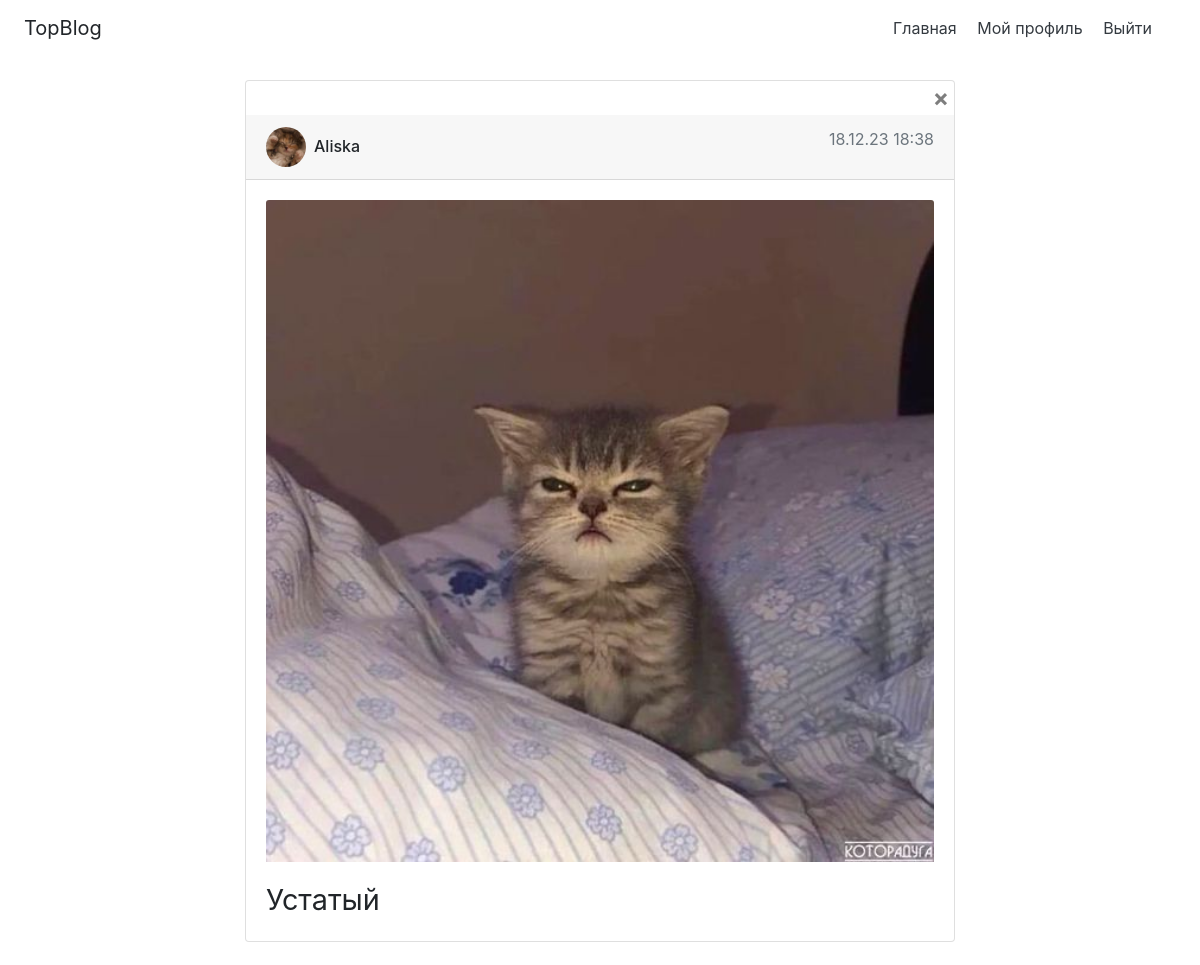
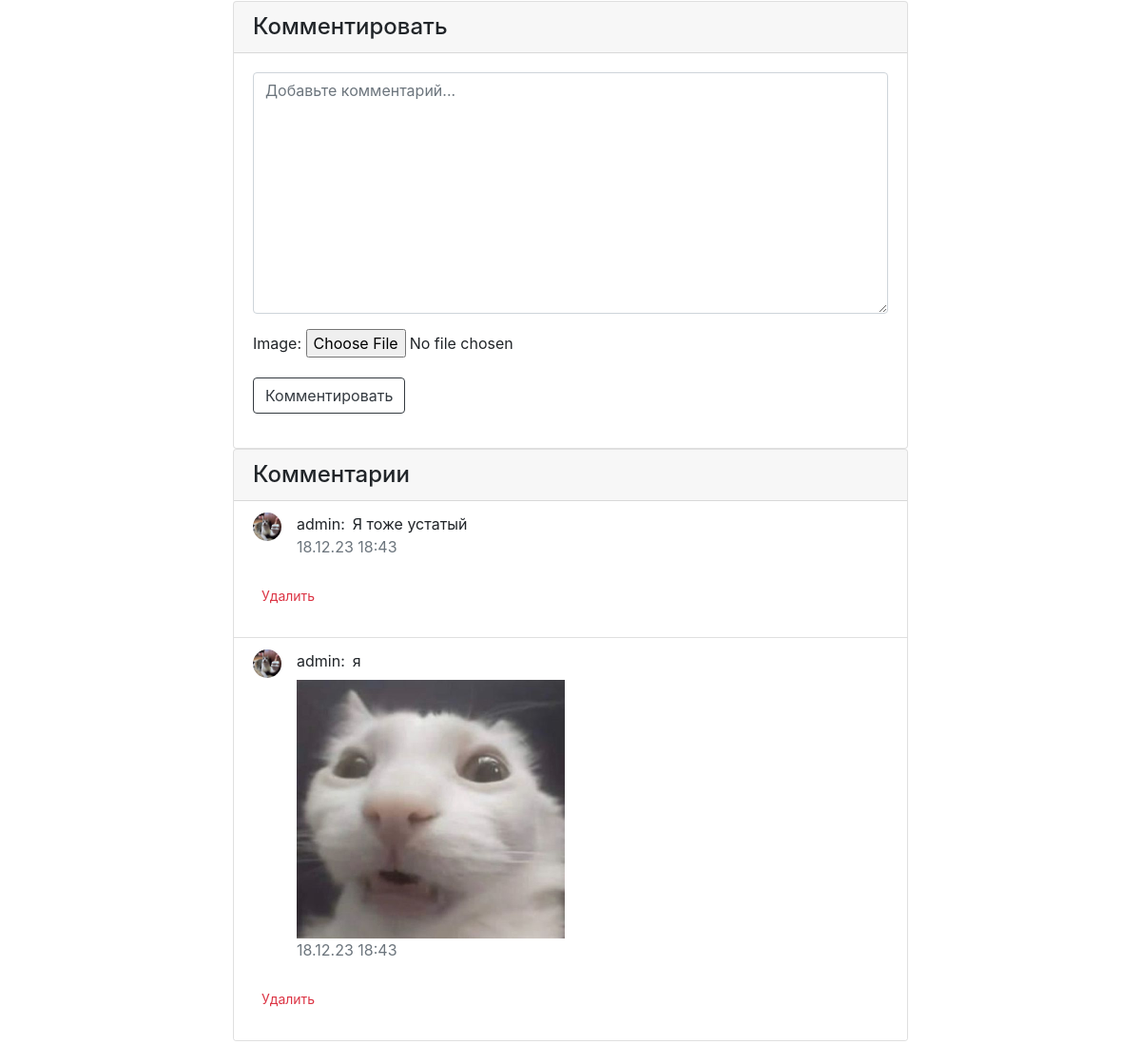
The app's page /post/52/ (signed in) with its own data (2 pictures, top to bottom).
### main/models.py (models this page shows, shortened)
class Post(models.Model):
    user = models.ForeignKey(CustomUser, on_delete=models.CASCADE)
    text = models.TextField()
    image = models.ImageField(upload_to='post_images/', blank=True, null=True)
    created_at = models.DateTimeField(auto_now_add=True)

class CustomUser(AbstractUser):
    first_name = models.CharField(max_length=30, blank=True, null=True)
    last_name = models.CharField(max_length=30, blank=True, null=True)
    age = models.IntegerField(blank=True, null=True)
    avatar = models.ImageField(upload_to='avatars/', default=get_default_avatar)
    class Meta(AbstractUser.Meta):
        pass

class Comment(models.Model):
    post = models.ForeignKey(Post, on_delete=models.CASCADE)
    user = models.ForeignKey(CustomUser, on_delete=models.CASCADE)
    content = models.TextField()
    image = models.ImageField(upload_to='comment_images/', blank=True, null=True)
    created_at = models.DateTimeField(default=timezone.now)

### main/views.py (the view)
# urls.py: path('post/<int:post_id>/', post_detail, name='post_detail'),
def post_detail(request, post_id):
    post = get_object_or_404(Post, id=post_id)
    comments = Comment.objects.filter(post=post).order_by('created_at')
    comment_count = comments.count()
    if request.method == 'POST':
        form = CommentForm(request.POST, request.FILES)
        if form.is_valid():
            comment = form.save(commit=False)
            comment.post = post
            comment.user = request.user
            comment.save()
            form = CommentForm()
    else:
        form = CommentForm()
    return render(request, 'main/post_detail.html', {'post': post, 'comments': comments, 'form': form, 'comment_count': comment_count})

### main/forms.py
class CommentForm(forms.ModelForm):
    content = forms.CharField(
        widget=forms.Textarea(attrs={'class': 'form-control', 'placeholder': 'Добавьте комментарий...'}),
        label=''
    )
    class Meta:
        model = Comment
        fields = ['content', 'image']

### main/templates/main/post_detail.html (shortened to what this page needs)
{% extends "main/base.html" %}
{% block content %}
<div class="container mt-4">
  <div class="row justify-content-center">
    <div class="col-md-8">
      <div class="card mb-4">
        <div class="d-flex justify-content-end" style="padding:5px;">
          <button type="button" class="close" aria-label="Close" onclick="window.history.back()">
            <span aria-hidden="true">&times;</span>
          </button>
        </div>
        <div class="card-header d-flex justify-content-between align-items-center">
          <div class="d-flex align-items-center">
            {% if post.user.avatar and post.user.avatar.url %}
            <img src="{{ post.user.avatar.url }}" class="rounded-circle mr-2" alt="user Image"
              style="width: 40px; height: 40px; object-fit: cover;">
            {% else %}
            <div class="rounded-circle mr-2" style="width: 40px; height: 40px; background-color: #e9ecef;"></div>
            {% endif %}
            <h6 class="card-title mb-0">{{ post.user.username }}</h6>
          </div>
          <p class="text-muted">{{ post.created_at|date:"d.m.y H:i" }}</p>
        </div>
        <div class="card-body">
          {% if post.image %}
          <img src="{{ post.image.url }}" class="card-img-top mb-3" alt="Post Image" style="max-width: 100%; height: auto;">
          {% endif %}
          <p class="card-text" style="font-size: 1.8rem;">{{ post.text }}</p>
        </div>
      </div>
      <div class="card">
        <div class="card-header">
          <h4 class="card-title mb-0">Комментировать</h4>
        </div>
        <div class="card-body">
          <form method="post" enctype="multipart/form-data" action="{% url 'main:post_detail' post_id=post.id %}">
            {{ form.as_p }}
            <button type="submit" class="btn btn-outline-dark">Комментировать</button>
          </form>
        </div>
      </div>
      <div class="card mb-4">
        <div class="card-header">
          <h4 class="card-title mb-0">Комментарии</h4>
        </div>
        <ul class="list-group list-group-flush">
          {% for comment in comments %}
          <li class="list-group-item">
            <div class="d-flex align-items-start">
              <div class="mr-3">
                {% if comment.user.avatar and comment.user.avatar.url %}
                <img src="{{ comment.user.avatar.url }}" class="rounded-circle" alt="user Image"
                  style="width: 30px; height: 30px; object-fit: cover;">
                {% else %}
                <div class="rounded-circle" style="width: 30px; height: 30px; background-color: #e9ecef;"></div>
                {% endif %}
              </div>
              <div>
                <div class="d-flex align-items-center">
                  <span class="mr-2" style="font-size: 1rem;">{{ comment.user.username }}:</span>
                  <span>{{ comment.content }}</span>
                </div>
                {% if comment.image %}
                <img src="{{ comment.image.url }}" alt="Comment Image" class="mt-2"
                  style="max-width: 50%; height: auto;">
                {% endif %}
                <p class="text-muted">{{ comment.created_at|date:"d.m.y H:i" }}</p>
              </div>
            </div>
            {% if comment.user == user or comment.post.user == user %}
            <form method="post" action="{% url 'main:delete_comment' comment.id %}">
              <button type="submit" class="btn btn-link text-danger btn-sm mt-2">Удалить</button>
            </form>
            {% endif %}
          </li>
          {% endfor %}
        </ul>
      </div>
    </div>
  </div>
</div>
{% endblock %}

### main/static/style.css (style rules this page uses)
body { background-image: url("../images/background.png"); background-size: cover; background-position: center center; background-repeat: no-repeat; }

### records on screen
Post: user.avatar (picture), user.username "Aliska", created_at "18.12.23 18:38", image (picture), text "Устатый"
Comment: user.avatar (picture), user.username "admin", content "Я тоже устатый", created_at "18.12.23 18:43", shows "Удалить"
Comment: user.avatar (picture), user.username "admin", content "я", image (picture), created_at "18.12.23 18:43", shows "Удалить"
